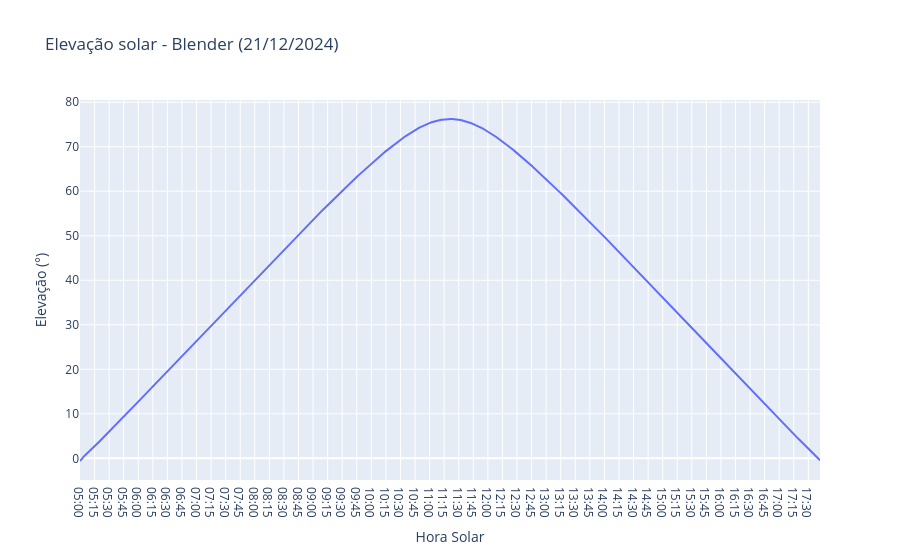
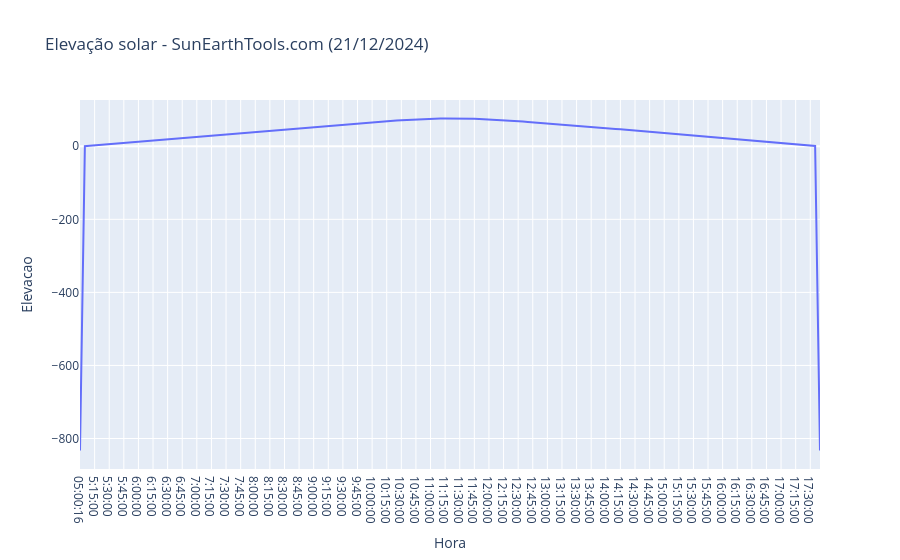
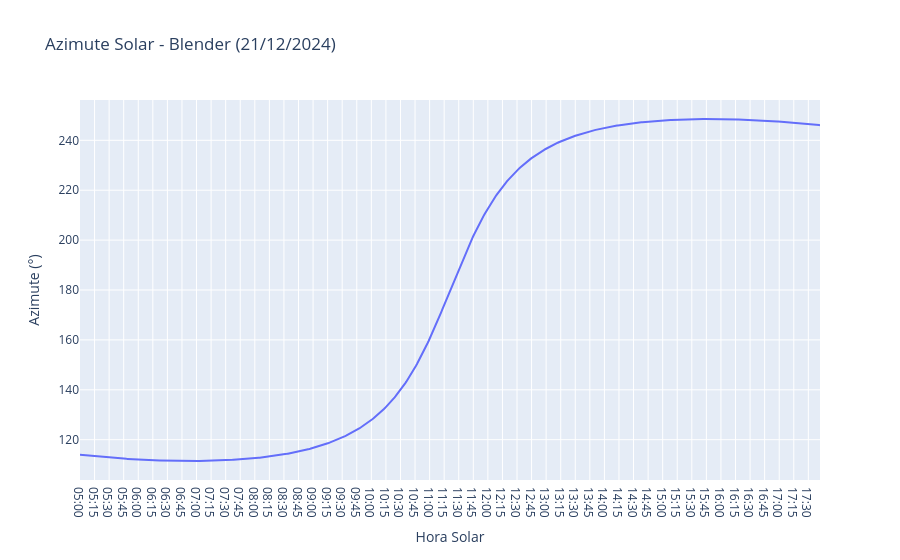
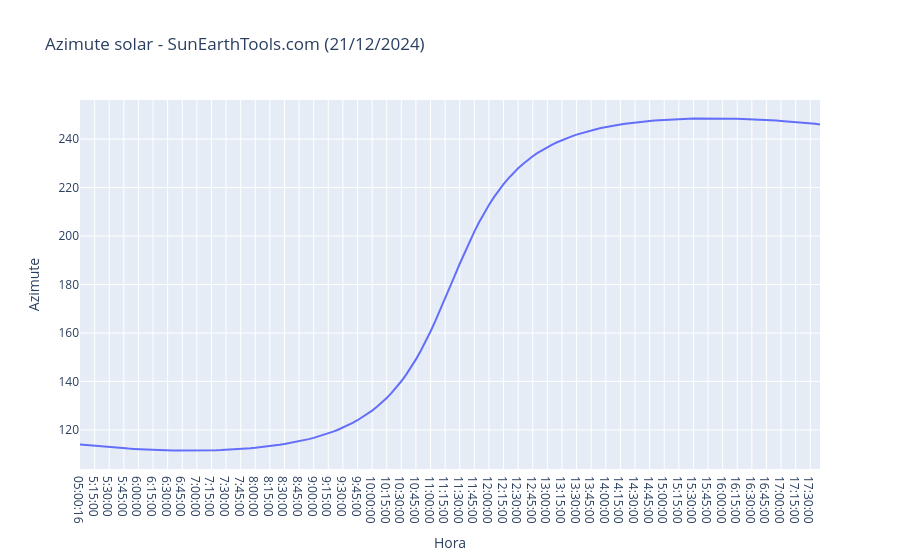

Write notebook code for charts like these, in order.
### Code cell
#Plots de Elevação e Azimute (individuais)

#Elevação solar no blender
fig = px.line(df2, x ='Hora Solar', y = "Elevação (°)", title="Elevação solar - Blender (21/12/2024)")
fig.show()

#Verificando o comportamento da elevação solar no SunEarthTools.com
fig = px.line(df1, x ='Hora', y = "Elevacao", title="Elevação solar - SunEarthTools.com (21/12/2024)")
fig.show()

#Verificando o comportamento da elevação solar no Blender

fig = px.line(df2, x ='Hora Solar', y = "Azimute (°)", title="Azimute Solar - Blender (21/12/2024)")
fig.show()

#Verificando o comportamento da azimute solar no SunEarthTools.com

fig = px.line(df1, x ='Hora', y = "Azimute", title="Azimute solar - SunEarthTools.com (21/12/2024)")
fig.show()

### Figure 1 — Plotly figure (JSON) as saved in the notebook; plotly's stock layout.template omitted (floating-point values rounded to 4 significant figures; data arrays with more than 128 entries replaced by an {"elided": "..."} marker saying what was removed)
{"data": [{"hovertemplate": "Hora Solar=%{x}<br>Elevação (°)=%{y}<extra></extra>", "legendgroup": "", "line": {"color": "#636efa", "dash": "solid"}, "marker": {"symbol": "circle"}, "mode": "lines", "name": "", "orientation": "v", "showlegend": false, "type": "scatter", "x": {"elided": "763 str values"}, "xaxis": "x", "y": {"elided": "763 float values"}, "yaxis": "y"}], "layout": {"legend": {"tracegroupgap": 0}, "title": {"text": "Elevação solar - Blender (21/12/2024)"}, "xaxis": {"anchor": "y", "domain": [0, 1], "title": {"text": "Hora Solar"}}, "yaxis": {"anchor": "x", "domain": [0, 1], "title": {"text": "Elevação (°)"}}}}

### Figure 2 — Plotly figure (JSON) as saved in the notebook; plotly's stock layout.template omitted (floating-point values rounded to 4 significant figures; data arrays with more than 128 entries replaced by an {"elided": "..."} marker saying what was removed)
{"data": [{"hovertemplate": "Hora=%{x}<br>Elevacao=%{y}<extra></extra>", "legendgroup": "", "line": {"color": "#636efa", "dash": "solid"}, "marker": {"symbol": "circle"}, "mode": "lines", "name": "", "orientation": "v", "showlegend": false, "type": "scatter", "x": {"elided": "153 str values"}, "xaxis": "x", "y": {"elided": "153 float values"}, "yaxis": "y"}], "layout": {"legend": {"tracegroupgap": 0}, "title": {"text": "Elevação solar - SunEarthTools.com (21/12/2024)"}, "xaxis": {"anchor": "y", "domain": [0, 1], "title": {"text": "Hora"}}, "yaxis": {"anchor": "x", "domain": [0, 1], "title": {"text": "Elevacao"}}}}

### Figure 3 — Plotly figure (JSON) as saved in the notebook; plotly's stock layout.template omitted (floating-point values rounded to 4 significant figures; data arrays with more than 128 entries replaced by an {"elided": "..."} marker saying what was removed)
{"data": [{"hovertemplate": "Hora Solar=%{x}<br>Azimute (°)=%{y}<extra></extra>", "legendgroup": "", "line": {"color": "#636efa", "dash": "solid"}, "marker": {"symbol": "circle"}, "mode": "lines", "name": "", "orientation": "v", "showlegend": false, "type": "scatter", "x": {"elided": "763 str values"}, "xaxis": "x", "y": {"elided": "763 float values"}, "yaxis": "y"}], "layout": {"legend": {"tracegroupgap": 0}, "title": {"text": "Azimute Solar - Blender (21/12/2024)"}, "xaxis": {"anchor": "y", "domain": [0, 1], "title": {"text": "Hora Solar"}}, "yaxis": {"anchor": "x", "domain": [0, 1], "title": {"text": "Azimute (°)"}}}}

### Figure 4 — Plotly figure (JSON) as saved in the notebook; plotly's stock layout.template omitted (floating-point values rounded to 4 significant figures; data arrays with more than 128 entries replaced by an {"elided": "..."} marker saying what was removed)
{"data": [{"hovertemplate": "Hora=%{x}<br>Azimute=%{y}<extra></extra>", "legendgroup": "", "line": {"color": "#636efa", "dash": "solid"}, "marker": {"symbol": "circle"}, "mode": "lines", "name": "", "orientation": "v", "showlegend": false, "type": "scatter", "x": {"elided": "153 str values"}, "xaxis": "x", "y": {"elided": "153 float values"}, "yaxis": "y"}], "layout": {"legend": {"tracegroupgap": 0}, "title": {"text": "Azimute solar - SunEarthTools.com (21/12/2024)"}, "xaxis": {"anchor": "y", "domain": [0, 1], "title": {"text": "Hora"}}, "yaxis": {"anchor": "x", "domain": [0, 1], "title": {"text": "Azimute"}}}}
